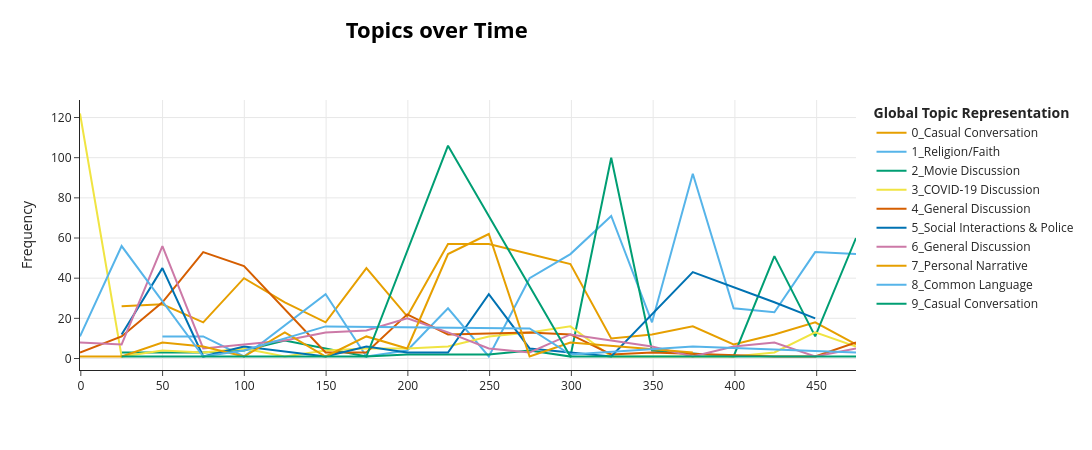

Write notebook code for a chart like this one.
### Markdown cell above
## Dynamic Topic Modeling

### Code cell
# Check alignment first (Sanity Check)
assert len(all_texts) == len(X_embeddings) == len(episode_indices), "Data length mismatch!"

print("Calculating Topics over Episodes (using pre-computed embeddings)...")

topics_over_time = topic_model.topics_over_time(
    docs=all_texts,                 # The text is needed for tf-idf calculation per bin
    topics=topics,                  # The cluster labels you just generated
    timestamps=episode_indices,     # Our integer timestamps [0, 0, 1, 1, ...]
    nr_bins=20,                     # below 50
    global_tuning=False,            # Faster, keeps topic definitions static
    evolution_tuning=False          # Optional: Set False if you just want frequency, not evolving words
    #embeddings=X_embeddings        # Pass pre-computed vectors here
)

print("Calculation complete.")

# Visualize
fig = topic_model.visualize_topics_over_time(topics_over_time, top_n_topics=10)
fig.show()

### Figure 1 — Plotly figure (JSON) as saved in the notebook; plotly's stock layout.template omitted (floating-point values rounded to 4 significant figures)
{"data": [{"hoverinfo": "text", "hovertext": ["<b>Topic 0</b><br>Words: Kanye Discussion", "<b>Topic 0</b><br>Words: Personal Reflections", "<b>Topic 0</b><br>Words: Music Preferences", "<b>Topic 0</b><br>Words: Urban Slang/Dialogue", "<b>Topic 0</b><br>Words: Common Words & Narrative Structure", "<b>Topic 0</b><br>Words: Casual Conversation", "<b>Topic 0</b><br>Words: Casual Conversation", "<b>Topic 0</b><br>Words: Travel Plans", "<b>Topic 0</b><br>Words: Love Songs", "<b>Topic 0</b><br>Words: Casual Conversation", "<b>Topic 0</b><br>Words: Casual Conversation", "<b>Topic 0</b><br>Words: Personal Narrative", "<b>Topic 0</b><br>Words: Netflix Film Music", "<b>Topic 0</b><br>Words: Anime Autobiography", "<b>Topic 0</b><br>Words: Monotone Noise Lab", "<b>Topic 0</b><br>Words: Winnie's Podcast Debut", "<b>Topic 0</b><br>Words: Early Childhood", "<b>Topic 0</b><br>Words: Casual Conversation", "<b>Topic 0</b><br>Words: Hockey Players' Test"], "marker": {"color": "#E69F00"}, "mode": "lines", "name": "0_Casual Conversation", "type": "scatter", "x": [24.95, 49.9, 74.85, 99.8, 124.8, 149.7, 174.7, 199.6, 224.6, 249.5, 274.4, 299.4, 324.4, 349.3, 374.2, 399.2, 424.1, 449.1, 474.1], "y": [26, 27, 18, 40, 28, 18, 45, 21, 57, 57, 52, 47, 10, 12, 16, 7, 12, 18, 7]}, {"hoverinfo": "text", "hovertext": ["<b>Topic 1</b><br>Words: Mormon Supremacy", "<b>Topic 1</b><br>Words: Mormon Missionary Work", "<b>Topic 1</b><br>Words: Gardening Project", "<b>Topic 1</b><br>Words: Faith and God's Kingdom", "<b>Topic 1</b><br>Words: Cultural Mourning & Celebration", "<b>Topic 1</b><br>Words: The Marc Story", "<b>Topic 1</b><br>Words: Paul's Letter to Timothy", "<b>Topic 1</b><br>Words: Zach's Birthday Celebration", "<b>Topic 1</b><br>Words: Christian Faith", "<b>Topic 1</b><br>Words: Christianity", "<b>Topic 1</b><br>Words: Religion/Spirituality", "<b>Topic 1</b><br>Words: Faith & Spirituality", "<b>Topic 1</b><br>Words: Religious Scripture", "<b>Topic 1</b><br>Words: Biblical Teachings", "<b>Topic 1</b><br>Words: Christian Beliefs", "<b>Topic 1</b><br>Words: Religion/Christianity", "<b>Topic 1</b><br>Words: Religious Scripture"], "marker": {"color": "#56B4E9"}, "mode": "lines", "name": "1_Religion/Faith", "type": "scatter", "x": [49.9, 74.85, 99.8, 149.7, 174.7, 199.6, 224.6, 249.5, 274.4, 299.4, 324.4, 349.3, 374.2, 399.2, 424.1, 449.1, 474.1], "y": [11, 11, 1, 32, 1, 4, 25, 1, 40, 52, 71, 18, 92, 25, 23, 53, 52]}, {"hoverinfo": "text", "hovertext": ["<b>Topic 2</b><br>Words: Movie Review", "<b>Topic 2</b><br>Words: Ricky Gervais's Atheist Comedy", "<b>Topic 2</b><br>Words: *Uncut Topics*", "<b>Topic 2</b><br>Words: Charlie and Tiffany Movie Review", "<b>Topic 2</b><br>Words: Asian American Comedy", "<b>Topic 2</b><br>Words: Alabama Week Canceled", "<b>Topic 2</b><br>Words: Joker Movie Analysis", "<b>Topic 2</b><br>Words: Casual Conversation about Cars", "<b>Topic 2</b><br>Words: McBeth Movie Analysis", "<b>Topic 2</b><br>Words: General Discussion", "<b>Topic 2</b><br>Words: Anime Character Discussion", "<b>Topic 2</b><br>Words: Project Planning & Strategy", "<b>Topic 2</b><br>Words: Movie Discussion", "<b>Topic 2</b><br>Words: Movie Review/Reaction", "<b>Topic 2</b><br>Words: Casual Conversation"], "marker": {"color": "#009E73"}, "mode": "lines", "name": "2_Movie Discussion", "type": "scatter", "x": [24.95, 74.85, 99.8, 124.8, 174.7, 199.6, 249.5, 274.4, 299.4, 324.4, 349.3, 399.2, 424.1, 449.1, 474.1], "y": [3, 3, 4, 9, 1, 2, 2, 4, 1, 100, 4, 1, 51, 11, 60]}, {"hoverinfo": "text", "hovertext": ["<b>Topic 3</b><br>Words: COVID-19 in South Africa", "<b>Topic 3</b><br>Words: Retirement Planning & Finances", "<b>Topic 3</b><br>Words: Recession Warnings", "<b>Topic 3</b><br>Words: Faith, Finance, and Society", "<b>Topic 3</b><br>Words: COVID-19 Experiences", "<b>Topic 3</b><br>Words: Walkerton Water Crisis", "<b>Topic 3</b><br>Words: Small Business Financial Aid", "<b>Topic 3</b><br>Words: Casual Conversation", "<b>Topic 3</b><br>Words: Personal Reflections During COVID-19", "<b>Topic 3</b><br>Words: Sinus Pain & Common Concerns", "<b>Topic 3</b><br>Words: Common Language", "<b>Topic 3</b><br>Words: Market Trends", "<b>Topic 3</b><br>Words: COVID-19 Communications & Patient Care", "<b>Topic 3</b><br>Words: Reflections on Life", "<b>Topic 3</b><br>Words: Racial Bias During Crisis", "<b>Topic 3</b><br>Words: Arcade Alien Podcast", "<b>Topic 3</b><br>Words: Children in Conflict Settings", "<b>Topic 3</b><br>Words: Data Analysis & Global Health Insights", "<b>Topic 3</b><br>Words: Unemployment Concerns"], "marker": {"color": "#F0E442"}, "mode": "lines", "name": "3_COVID-19 Discussion", "type": "scatter", "x": [-0.499, 24.95, 49.9, 74.85, 99.8, 124.8, 149.7, 174.7, 199.6, 224.6, 249.5, 274.4, 299.4, 324.4, 374.2, 399.2, 424.1, 449.1, 474.1], "y": [122, 1, 4, 3, 5, 1, 4, 5, 5, 6, 11, 13, 16, 1, 1, 1, 3, 13, 6]}, {"hoverinfo": "text", "hovertext": ["<b>Topic 4</b><br>Words: Restaurant Chains", "<b>Topic 4</b><br>Words: Job Seeking & Technology", "<b>Topic 4</b><br>Words: Personal Experiences & Interactions", "<b>Topic 4</b><br>Words: Customer Engagement", "<b>Topic 4</b><br>Words: Brand Marketing Strategy", "<b>Topic 4</b><br>Words: Collective Understanding", "<b>Topic 4</b><br>Words: Trampoline Transformation", "<b>Topic 4</b><br>Words: Personal Growth & Motivation", "<b>Topic 4</b><br>Words: Sales & Business Basics", "<b>Topic 4</b><br>Words: General Discussion", "<b>Topic 4</b><br>Words: Shopify Marketing Basics", "<b>Topic 4</b><br>Words: Retail Management", "<b>Topic 4</b><br>Words: Founder Leadership & Tools", "<b>Topic 4</b><br>Words: Flipgrid Content Creation", "<b>Topic 4</b><br>Words: Weinstein Information Archive", "<b>Topic 4</b><br>Words: Communication & Invitation"], "marker": {"color": "#D55E00"}, "mode": "lines", "name": "4_General Discussion", "type": "scatter", "x": [-0.499, 24.95, 49.9, 74.85, 99.8, 149.7, 174.7, 199.6, 224.6, 274.4, 299.4, 324.4, 349.3, 424.1, 449.1, 474.1], "y": [3, 11, 28, 53, 46, 3, 3, 22, 12, 13, 12, 2, 3, 1, 1, 8]}, {"hoverinfo": "text", "hovertext": ["<b>Topic 5</b><br>Words: Social Commentary", "<b>Topic 5</b><br>Words: Law Enforcement", "<b>Topic 5</b><br>Words: Legal Troubles & Bail", "<b>Topic 5</b><br>Words: Black Pop Culture Commentary", "<b>Topic 5</b><br>Words: Community Education", "<b>Topic 5</b><br>Words: Martin Luther's Ideas", "<b>Topic 5</b><br>Words: General Discussion", "<b>Topic 5</b><br>Words: Race Relations", "<b>Topic 5</b><br>Words: Public Sentiment/Police Relations", "<b>Topic 5</b><br>Words: Samuel Payton's Decisions", "<b>Topic 5</b><br>Words: Colonial Slavery in America", "<b>Topic 5</b><br>Words: Race and Identity", "<b>Topic 5</b><br>Words: Police Interactions with Black People", "<b>Topic 5</b><br>Words: Portland Protests"], "marker": {"color": "#0072B2"}, "mode": "lines", "name": "5_Social Interactions & Police", "type": "scatter", "x": [24.95, 49.9, 74.85, 99.8, 149.7, 174.7, 199.6, 224.6, 249.5, 274.4, 324.4, 374.2, 424.1, 449.1], "y": [12, 45, 1, 6, 1, 6, 3, 3, 32, 5, 1, 43, 28, 20]}, {"hoverinfo": "text", "hovertext": ["<b>Topic 6</b><br>Words: Self-Confidence & Anxiety", "<b>Topic 6</b><br>Words: Assertive Communication & Anxiety", "<b>Topic 6</b><br>Words: General Conversation", "<b>Topic 6</b><br>Words: Personal Opinions & Feelings", "<b>Topic 6</b><br>Words: Emotional Distress", "<b>Topic 6</b><br>Words: Personal Struggle", "<b>Topic 6</b><br>Words: Self-Sabotage", "<b>Topic 6</b><br>Words: Self-Confidence & Personal Growth", "<b>Topic 6</b><br>Words: Understanding People", "<b>Topic 6</b><br>Words: General Conversation", "<b>Topic 6</b><br>Words: Avatar Safety Training", "<b>Topic 6</b><br>Words: General Discussion", "<b>Topic 6</b><br>Words: Anxiety and Fear", "<b>Topic 6</b><br>Words: Personal Memory and Identity", "<b>Topic 6</b><br>Words: Childhood Memories & Reactions", "<b>Topic 6</b><br>Words: Positive Self-Improvement", "<b>Topic 6</b><br>Words: Personal Growth & Happiness", "<b>Topic 6</b><br>Words: Personal Struggles", "<b>Topic 6</b><br>Words: Social Anxiety"], "marker": {"color": "#CC79A7"}, "mode": "lines", "name": "6_General Discussion", "type": "scatter", "x": [-0.499, 24.95, 49.9, 74.85, 124.8, 149.7, 174.7, 199.6, 224.6, 249.5, 274.4, 299.4, 324.4, 349.3, 374.2, 399.2, 424.1, 449.1, 474.1], "y": [8, 7, 56, 5, 9, 13, 14, 20, 13, 5, 3, 12, 9, 6, 1, 6, 8, 1, 5]}, {"hoverinfo": "text", "hovertext": ["<b>Topic 7</b><br>Words: Fragmented Existence", "<b>Topic 7</b><br>Words: Family Discussion", "<b>Topic 7</b><br>Words: Personal Experience with Health & Fitness", "<b>Topic 7</b><br>Words: Substance Addiction & Misuse", "<b>Topic 7</b><br>Words: Conversation/Dialogue", "<b>Topic 7</b><br>Words: Daughter's Feelings", "<b>Topic 7</b><br>Words: Family Values and Upbringing", "<b>Topic 7</b><br>Words: Coping with Loss", "<b>Topic 7</b><br>Words: Childhood Memories", "<b>Topic 7</b><br>Words: Personal Narrative", "<b>Topic 7</b><br>Words: Common Words", "<b>Topic 7</b><br>Words: Weight and Appearance Concerns", "<b>Topic 7</b><br>Words: Personal Opinions & Feelings", "<b>Topic 7</b><br>Words: Credit Card Transaction"], "marker": {"color": "#E69F00"}, "mode": "lines", "name": "7_Personal Narrative", "type": "scatter", "x": [-0.499, 24.95, 49.9, 74.85, 99.8, 124.8, 149.7, 174.7, 199.6, 224.6, 249.5, 274.4, 299.4, 374.2], "y": [1, 1, 8, 6, 1, 13, 1, 11, 5, 52, 62, 1, 8, 3]}, {"hoverinfo": "text", "hovertext": ["<b>Topic 8</b><br>Words: Business Insurance During Lockdown", "<b>Topic 8</b><br>Words: 5G Adoption & Impact", "<b>Topic 8</b><br>Words: Modern Sales Communication", "<b>Topic 8</b><br>Words: Scam Awareness", "<b>Topic 8</b><br>Words: Massachusetts Real Estate Disclosure", "<b>Topic 8</b><br>Words: Enterprise Avatar Safety", "<b>Topic 8</b><br>Words: Distracted Driving", "<b>Topic 8</b><br>Words: Data-Driven Crime Analysis", "<b>Topic 8</b><br>Words: Trust and Technology"], "marker": {"color": "#56B4E9"}, "mode": "lines", "name": "8_Common Language", "type": "scatter", "x": [-0.499, 24.95, 74.85, 99.8, 149.7, 274.4, 299.4, 374.2, 474.1], "y": [11, 56, 1, 4, 16, 15, 2, 6, 3]}, {"hoverinfo": "text", "hovertext": ["<b>Topic 9</b><br>Words: Home Access & Movement", "<b>Topic 9</b><br>Words: Cesar's Animal Kingdom", "<b>Topic 9</b><br>Words: Gameplay Discussion", "<b>Topic 9</b><br>Words: Skateboarding Tricks & Online Discussion", "<b>Topic 9</b><br>Words: Underground Exploration", "<b>Topic 9</b><br>Words: Religious Ceremony & Art", "<b>Topic 9</b><br>Words: Clickranger Support & Challenges"], "marker": {"color": "#009E73"}, "mode": "lines", "name": "9_Casual Conversation", "type": "scatter", "x": [24.95, 174.7, 224.6, 299.4, 349.3, 449.1, 474.1], "y": [1, 1, 106, 1, 1, 1, 1]}], "layout": {"height": 450, "hoverlabel": {"bgcolor": "white", "font": {"family": "Rockwell", "size": 16}}, "legend": {"title": {"text": "<b>Global Topic Representation"}}, "title": {"font": {"color": "Black", "size": 22}, "text": "<b>Topics over Time</b>", "x": 0.4, "xanchor": "center", "y": 0.95, "yanchor": "top"}, "width": 1250, "xaxis": {"showgrid": true}, "yaxis": {"showgrid": true, "title": {"text": "Frequency"}}}}
